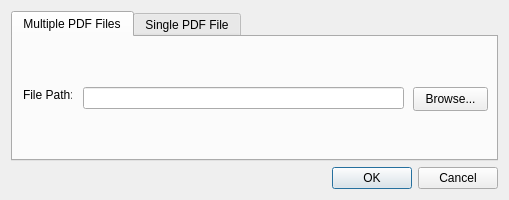
<?xml version="1.0" encoding="UTF-8"?>
<ui version="4.0">
 <class>DialogSchemasExport</class>
 <widget class="QDialog" name="DialogSchemasExport">
  <property name="geometry">
   <rect>
    <x>0</x>
    <y>0</y>
    <width>509</width>
    <height>200</height>
   </rect>
  </property>
  <property name="sizePolicy">
   <sizepolicy hsizetype="Fixed" vsizetype="Fixed">
    <horstretch>0</horstretch>
    <verstretch>0</verstretch>
   </sizepolicy>
  </property>
  <property name="windowTitle">
   <string>Dialog</string>
  </property>
  <layout class="QGridLayout" name="gridLayout">
   <item row="0" column="0">
    <widget class="QTabWidget" name="tabWidget">
     <property name="currentIndex">
      <number>0</number>
     </property>
     <widget class="QWidget" name="tab">
      <attribute name="title">
       <string>Multiple PDF Files</string>
      </attribute>
      <widget class="QLineEdit" name="filePathEdit">
       <property name="geometry">
        <rect>
         <x>70</x>
         <y>50</y>
         <width>321</width>
         <height>22</height>
        </rect>
       </property>
      </widget>
      <widget class="QPushButton" name="buttonPathBrowse">
       <property name="geometry">
        <rect>
         <x>400</x>
         <y>50</y>
         <width>75</width>
         <height>24</height>
        </rect>
       </property>
       <property name="text">
        <string>Browse...</string>
       </property>
      </widget>
      <widget class="QLabel" name="label">
       <property name="geometry">
        <rect>
         <x>10</x>
         <y>50</y>
         <width>49</width>
         <height>16</height>
        </rect>
       </property>
       <property name="text">
        <string>File Path:</string>
       </property>
      </widget>
     </widget>
     <widget class="QWidget" name="tab_2">
      <attribute name="title">
       <string>Single PDF File</string>
      </attribute>
      <widget class="QLabel" name="label_2">
       <property name="geometry">
        <rect>
         <x>10</x>
         <y>10</y>
         <width>91</width>
         <height>16</height>
        </rect>
       </property>
       <property name="text">
        <string>File Name:</string>
       </property>
      </widget>
      <widget class="QPushButton" name="buttonFileBrowse">
       <property name="geometry">
        <rect>
         <x>400</x>
         <y>10</y>
         <width>75</width>
         <height>24</height>
        </rect>
       </property>
       <property name="text">
        <string>Browse...</string>
       </property>
      </widget>
      <widget class="QLineEdit" name="fileNameEdit">
       <property name="geometry">
        <rect>
         <x>70</x>
         <y>10</y>
         <width>321</width>
         <height>22</height>
        </rect>
       </property>
      </widget>
      <widget class="QCheckBox" name="checkAddMargins">
       <property name="geometry">
        <rect>
         <x>10</x>
         <y>40</y>
         <width>381</width>
         <height>20</height>
        </rect>
       </property>
       <property name="text">
        <string>Add schemas information and page numbers</string>
       </property>
      </widget>
      <widget class="QCheckBox" name="checkAddSchemaSignals">
       <property name="geometry">
        <rect>
         <x>10</x>
         <y>60</y>
         <width>381</width>
         <height>20</height>
        </rect>
       </property>
       <property name="text">
        <string>Add pages with schemas signals sources and destinations</string>
       </property>
      </widget>
      <widget class="QCheckBox" name="checkAddItemsLabels">
       <property name="geometry">
        <rect>
         <x>10</x>
         <y>80</y>
         <width>371</width>
         <height>20</height>
        </rect>
       </property>
       <property name="text">
        <string>Add schema items labels</string>
       </property>
      </widget>
     </widget>
    </widget>
   </item>
   <item row="1" column="0">
    <widget class="QDialogButtonBox" name="buttonBox">
     <property name="orientation">
      <enum>Qt::Horizontal</enum>
     </property>
     <property name="standardButtons">
      <set>QDialogButtonBox::Cancel|QDialogButtonBox::Ok</set>
     </property>
    </widget>
   </item>
  </layout>
 </widget>
 <resources/>
 <connections>
  <connection>
   <sender>buttonBox</sender>
   <signal>accepted()</signal>
   <receiver>DialogSchemasExport</receiver>
   <slot>accept()</slot>
   <hints>
    <hint type="sourcelabel">
     <x>248</x>
     <y>254</y>
    </hint>
    <hint type="destinationlabel">
     <x>157</x>
     <y>274</y>
    </hint>
   </hints>
  </connection>
  <connection>
   <sender>buttonBox</sender>
   <signal>rejected()</signal>
   <receiver>DialogSchemasExport</receiver>
   <slot>reject()</slot>
   <hints>
    <hint type="sourcelabel">
     <x>316</x>
     <y>260</y>
    </hint>
    <hint type="destinationlabel">
     <x>286</x>
     <y>274</y>
    </hint>
   </hints>
  </connection>
 </connections>
</ui>
